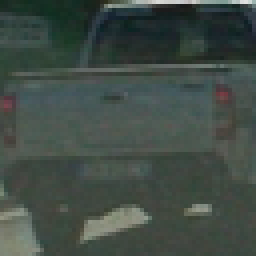
#> input picture sharpen/experiment/car.png, 64 x 64 px (shown 4 times larger)
$ python expt.py
#> lines starting #> are read from the running program, lines starting #| are printed output that depends on the picture
#> further down, img is the input picture: shape (64, 64, 3) float32; mean R, G, B 0.256, 0.298, 0.273
import cv2
import os, sys
import matplotlib.image as mpimg
import numpy as np

def sharpen(arr,fbase):
#> called with fbase = 'experiment/car'
    if arr.shape[2] == 4:
        r,g,b,a = cv2.split(arr)
    else:
        r,g,b = cv2.split(arr)
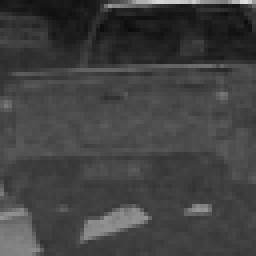
#> r: shape (64, 64) float32 (shown 4 times larger); min 0.0392, max 0.882, mean 0.256
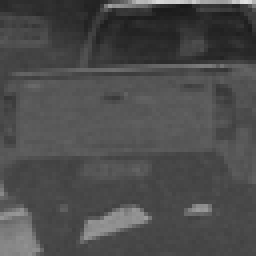
#> g: shape (64, 64) float32 (shown 4 times larger); min 0.102, max 0.878, mean 0.298
    kernel = np.array([[0,-0.25,0], [-0.25,2,-0.25], [0,-0.25,0]])
    new_r = cv2.filter2D(r, -1, kernel)
    new_g = cv2.filter2D(g, -1, kernel)
    new_b = cv2.filter2D(b, -1, kernel)
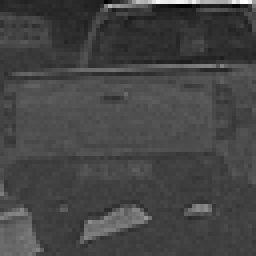
#> new_b: shape (64, 64) float32 (shown 4 times larger); min -0.0765, max 1.21, mean 0.274; drawn with min black and max white

    if arr.shape[2] == 4:
        new_arr = cv2.merge((new_r,new_g,new_b,a))
    else:
        new_arr = cv2.merge((new_r,new_g,new_b))
#> (the run stopped early here; a loop or call above may not have finished)
